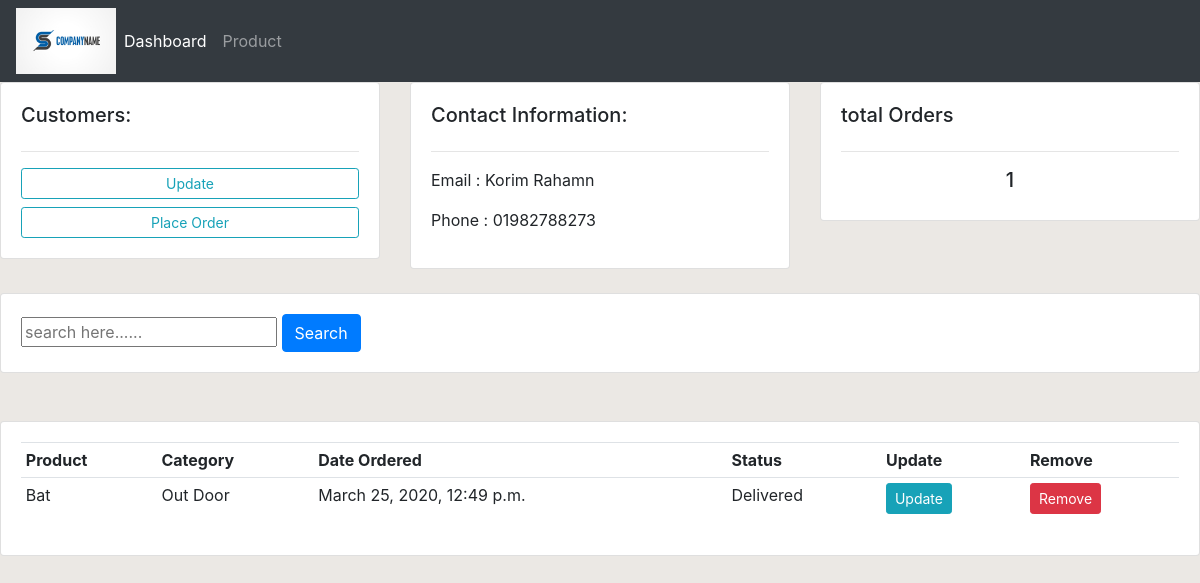
The app's page /customer/3, older data.
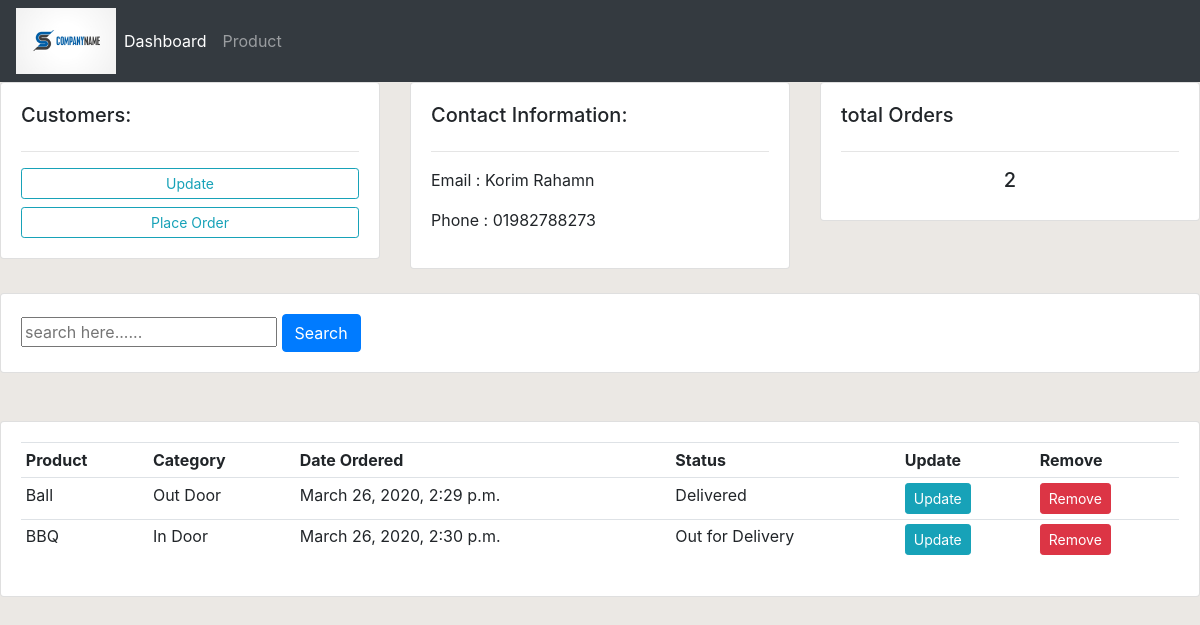
The same page, newer data.
### accounts/models.py (models this page shows, shortened)
class Customer(models.Model):
    name = models.CharField(max_length=200, null= True)
    phone = models.CharField(max_length=200, null= True)
    email = models.CharField(max_length=200, null = True)
    date_created = models.DateTimeField(auto_now_add=True)

class Order(models.Model):
    STATUS = (
       ('Pending', 'Pending'),
        ('Out for Delivery', 'Out For Delivery'),
        ('Delivered',  'Delivered')
    )
    customer = models.ForeignKey(Customer, null= True, on_delete=models.SET_NULL)
    product = models.ForeignKey(Product, null = True, on_delete=models.SET_NULL)
    date_created = models.DateTimeField(auto_now_add=True, null = True)
    status = models.CharField(max_length=200, null= True, choices= STATUS)

class Product(models.Model):
    CATEGORY = (
        ('In Door', 'In Door'),
        ('Out Door', 'Out Door')
    )
    name = models.CharField(max_length=200, null= True)
    price =models.FloatField(null=True)
    category =models.CharField(max_length=200, null= True, choices= CATEGORY)
    description =models.CharField(max_length=200, null= True, blank = True)
    date_created =models.DateTimeField(auto_now_add=True, null = True)
    tag = models.ManyToManyField(Tag)
    def __str__(self):
        return self.name

### accounts/views.py (the view)
# urls.py: path('customer/<str:pk_test>', views.customer, name="customer"),
def customer(request, pk_test):
    customer = Customer.objects.get(id = pk_test)
    orders = customer.order_set.all()
    total_order = orders.count()
    context={'customer':customer, 'orders': orders, 'total_order':total_order}
    return render(request, 'accounts/customer.html', context)

### accounts/templates/accounts/customer.html
{% extends 'accounts/main.html' %}
{% block content %}
    <div class="row">
        <div class="col-md-4">
            <div class="card card-body">
                <h5>Customers: </h5>
                <hr>
                <a class="btn btn-outline-info btn-sm btn-block " href="{% url 'updateorder' customer.id%}">Update</a>
                <a class="btn btn-outline-info btn-sm  btn-block"   href="{% url 'createupdate' customer.id %}">Place Order</a>
            </div>
        </div>
        <div class="col-md-4">
            <div class="card card-body">
                <h5>Contact Information: </h5>
                <hr>
                <p>Email : {{customer.name}}</p>
                <p>Phone : {{customer.phone}}</p>
            </div>
        </div>
        <div class="col-md-4">
            <div class="card card-body">
                <h5>total Orders </h5>
                <hr>
                <h5 class="text-center p-30">{{total_order}}</h5>
            </div>
        </div>
    </div>
    <br>
    <div class="row">
        <div class="col">
            <div class="card card-body">
                <form method="GET">
                    <input class="" type="text" placeholder="search here......">
                    <button class="btn btn-primary " type="submit">Search</button>
                </form>
            </div>
        </div>
    </div>
    <br>
    <br>
    <div class="row">
        <div class="col-md">
            <div class="card card-body">
                <table class="table table-sm">
                    <tr>
                        <th>Product</th>
                        <th>Category</th>
                        <th>Date Ordered</th>
                        <th>Status</th>
                        <th>Update</th>
                        <th>Remove</th>
                    </tr>
                    {% for order in orders %}
                        <tr>
                            <td>{{order.product}}</td>
                            <td>{{order.product.category}}</td>
                            <td>{{order.date_created}}</td>
                            <td>{{order.status}}</td>
                            <td><a class="btn btn-sm btn-info" href="#" >Update</a></td>
                            <td><a class="btn btn-sm btn-danger" href="#" >Remove</a></td>
                        </tr>
                    {% endfor %}
                </table>
            </div>
        </div>
    </div>
{% endblock %}

### accounts/templates/accounts/main.html (shortened to what this page needs)
{% load static %}
<!DOCTYPE html>
<html lang="en">
<head>
    <link rel="stylesheet" href="https://maxcdn.bootstrapcdn.com/bootstrap/4.0.0/css/bootstrap.min.css">
    <link rel="stylesheet" href="{% static '/css/main.css' %}">
</head>
<body>
    {% include 'accounts/navbar.html' %}
    {% block content %}
    {% endblock %}
</body>
</html>

### accounts/templates/accounts/navbar.html (shortened to what this page needs)
{% load static %}
<nav class="navbar navbar-expand-lg navbar-dark bg-dark">
    <a href="{% url 'home' %}">
    <img id="logo" height="40" width= "100" src= "{% static '/images/logo.jpg'%}" >
    </a>
    <div class="collapse navbar-collapse" id="navbarNav">
      <ul class="navbar-nav">
        <li class="nav-item active">
          <a class="nav-link" href="{% url 'home' %}">Dashboard</a>
        </li>
        <li class="nav-item">
          <a class="nav-link" href="{% url 'product' %}">Product</a>
        </li>
      </ul>
    </div>
  </nav>

### static/css/main.css (style rules this page uses)
img { height: 4%; }
body { background-color: rgb(235, 232, 228); }

Row changes from the older to the newer data that the page shows:
removed Order: product "Bat", product.category "Out Door", date_created "March 25, 2020, 12:49 p.m.", status "Delivered"
added Order: product "Ball", product.category "Out Door", date_created "March 26, 2020, 2:29 p.m.", status "Delivered"
added Order: product "BBQ", product.category "In Door", date_created "March 26, 2020, 2:30 p.m.", status "Out for Delivery"
Text that changed along with them:
{{ total_order }}: "1" → "2"
